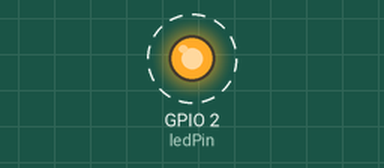
Recording of a sketch running on a simulated ESP32. Parts: output pins drawn as LEDs (lit = HIGH). Dashed ring = blinking. What the sketch prints to the serial monitor is not drawn.

Above: at 0.2 s.
Timing chart, 0 to 3.0 s (numbered marks = the images above):
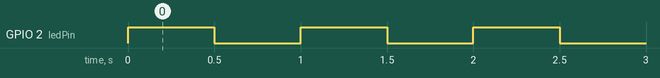

Measured:
- by itself, GPIO 2 (ledPin): alternates HIGH for 0.50 s and LOW for 0.50 s

The sketch:

sketch_may25_led_logs.ino
```cpp
// Tutorial: Blink
// This sketch uses the on-board LED that most ESP32 development boards have.
// This LED is connected to digital pin D2, and its number may vary from board to board.
// https://lastminuteengineers.com/esp32-arduino-ide-tutorial/

// Start by connecting the LED and the resistor to the ESP32 development board.
// The LED has two legs: the anode and cathode.
// The anode (positive) is connected to the digital pin and the cathode (negative) is connected to the resistor.
// The other end of the resistor is connected to the ground pin.

// LED on GPIO2 (D2)
int ledPin = 2;

void setup()
{
    // Set LED as output
    pinMode(ledPin, OUTPUT);

    // Serial monitor setup
    Serial.begin(115200);
}

void loop()
{
    Serial.print("Loop: High");
    digitalWrite(ledPin, HIGH);

    delay(500);

    Serial.println(" Low");
    digitalWrite(ledPin, LOW);

    delay(500);
}
```
